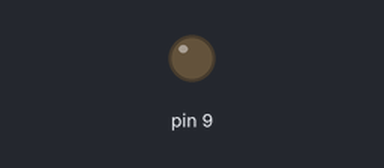
The sketch below on a simulated Arduino Uno, built with avr-gcc and run on an emulated ATmega328P. Shown: output pins drawn as LEDs (lit = HIGH).

Above: at 0.05 s.
At 5.75 s:
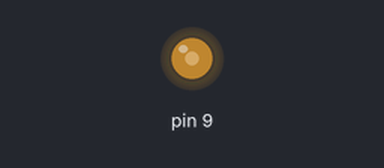
At 11.55 s:
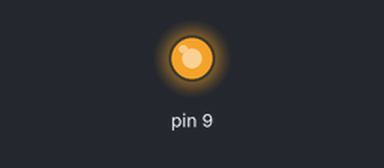
At 23.15 s:
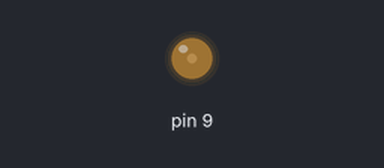
Timing chart, 0 to 33.3 s (numbered marks = the images above):
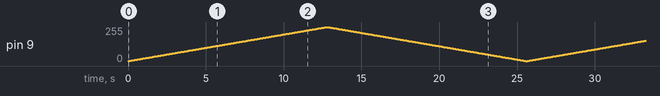

The sketch:

Fading_LED.ino
```cpp
int bright=0;

void setup()
{
  pinMode(9, OUTPUT);
}

void loop()
{
  for(bright=0;bright<=255;bright++)
  {
  analogWrite(9, bright);
  delay(50);
  }
  for(bright=255;bright>=0;bright--)
  {
  analogWrite(9,bright);
  delay(50);
  }
}
```
